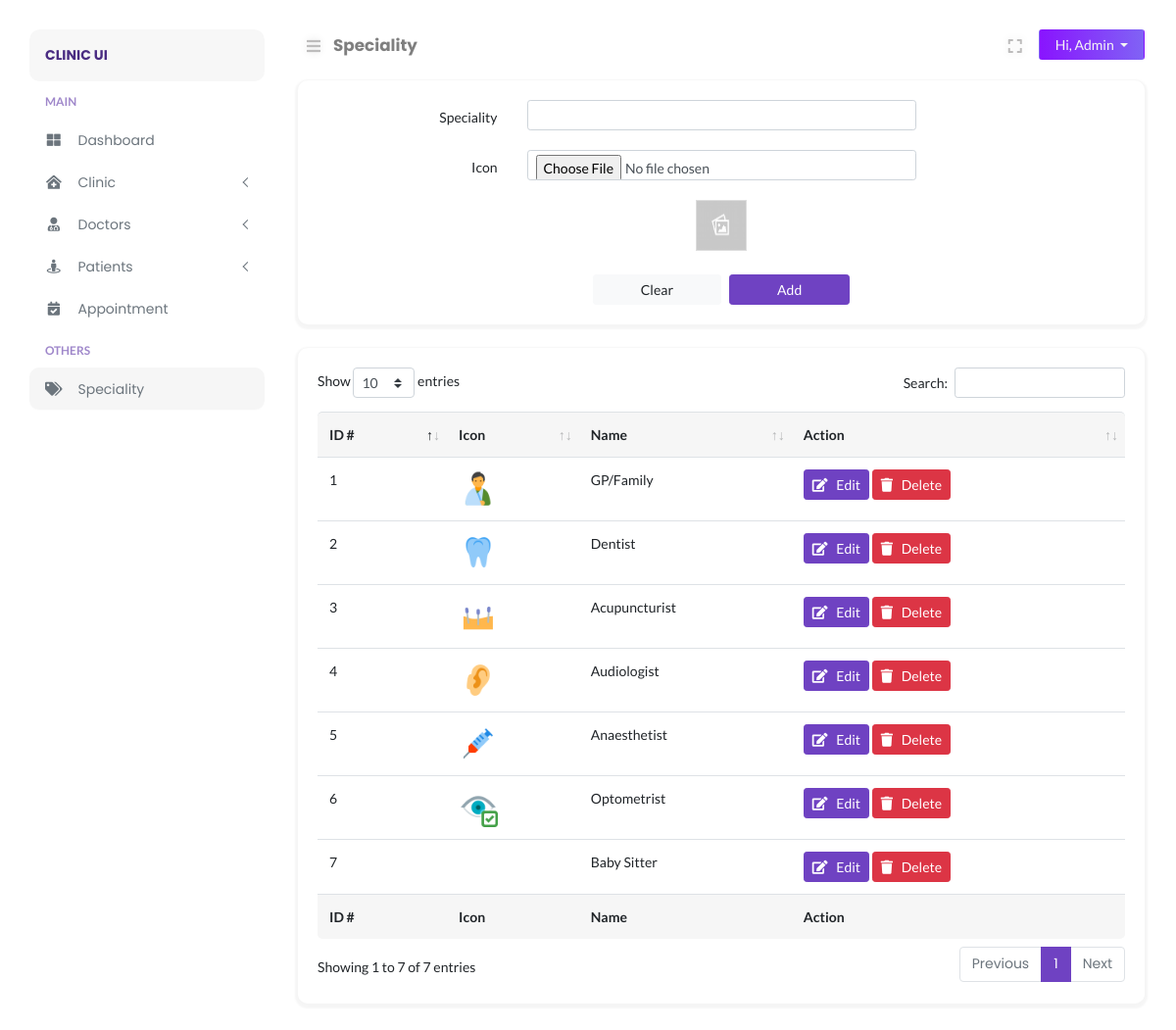
Page /admin/speciality.php (signed in) on the committed database.
### tables this page shows
CREATE TABLE `speciality` (
  `speciality_id` int(11) NOT NULL,
  `speciality_name` varchar(255) DEFAULT NULL,
  `speciality_icon` varchar(255) DEFAULT NULL
);

### admin/includes/path.inc.php (called while the page is built, shortened)
<?php
$BRAND_NAME = "Clinic UI";
$PATH = "doclab/admin";
switch ($_SERVER["SCRIPT_NAME"]) {
    case '/'.$PATH.'/speciality.php':
        $CURRENT_PAGE = "Speciality";
        break;
}

### admin/includes/session.inc.php (called while the page is built, shortened)
<?php
try {
    $sess_id = $_SESSION["sess_adminid"];
    $adminstmt = $conn->prepare("SELECT * FROM admin WHERE admin_id = ?");
    $adminstmt->bind_param("i", $sess_id);
    $adminstmt->execute();
    $admin_result = $adminstmt->get_result();
    $admin_row = $admin_result->fetch_assoc();
} catch (Exception $e) {
    error_log($e);
    exit('Error message for user to understand');
}

### admin/speciality.php (the view, shortened to what this page needs)
<?php
include("../config/autoload.php");
include("includes/session.inc.php");
include("includes/path.inc.php");
?>
<!DOCTYPE html>
<html lang="en">
<head>
    <?php include CSS_PATH; ?>
</head>
<body>
    <?php include NAVIGATION; ?>
    <div class="page-content" id="content">
        <?php include HEADER;?>
        <div class="row">
            <div class="col-12">
                <div class="card">
                    <div class="card-body">
                        <form name="add_form" class="inline-form" method="POST" action="<?= htmlspecialchars($_SERVER['PHP_SELF']); ?>" enctype="multipart/form-data">
                            <div class="form-group row">
								<label for="inputSpeciality" class="col-sm-3 col-form-label text-right">Speciality</label>
								<div class="col-sm-6">
									<input type="text" name="inputSpeciality" id="inputSpeciality" class="form-control form-control-sm">
								</div>
							</div>
                            <div class="form-group row">
								<label for="inputIcon" class="col-sm-3 col-form-label text-right">Icon</label>
								<div class="col-sm-6">
									<input type="file" name="inputIcon" id="inputIcon" accept="image/*" onchange="openFile(event)" class="form-control form-control-sm">
                                </div>
                            </div>
                            <div class="form-group row">
                            <label for="inputIcon" class="col-sm-3 col-form-label text-right"></label>
                                <div class="col-sm-6 text-center">
                                    <img src="../assets/img/empty/empty-image.png" id="output" class="img-fluid thumbnail" width="52px">
                                </div>
                            </div>
							<div class="d-flex justify-content-md-center pt-2">
								<button type="reset" class="btn btn-light btn-sm px-5 mr-2" name="clearbtn">Clear</button>
								<button type="submit" class="btn btn-primary btn-sm px-5" name="savebtn">Add</button>
							</div>
						</form>
                    </div>
                </div>
                <div class="card">
                    <div class="card-body">
                        <div class="data-tables">
                            <table id="datatable" class="table" style="width:100%">
                                <thead>
                                    <tr>
                                        <th>ID #</th>
                                        <th>Icon</th>
                                        <th>Name</th>
                                        <th>Action</th>
                                    </tr>
                                </thead>
                                <tbody>
                                    <?php
                                    $table_result = mysqli_query($conn, "SELECT * FROM speciality");
                                    while ($table_row = mysqli_fetch_assoc($table_result)) {
                                        ?>
                                        <tr>
                                            <td><?php echo $table_row["speciality_id"]; ?></td>
                                            <td><img src="../uploads/icons/<?php echo $table_row["speciality_icon"]; ?>" alt="<?php echo $table_row["speciality_icon"]; ?>" width="40px"></td>
                                            <td><?php echo $table_row["speciality_name"]; ?></td>
                                            <td>
                                                <button type="button" class="btn btn-sm btn-primary" data-toggle="modal" data-target="#edit-modal<?php echo $table_row["speciality_id"]; ?>"><i class="fa fa-edit"></i> Edit</button>
                                                <button type="button" class="btn btn-sm btn-danger" data-toggle="modal" data-target="#deletemodal<?php echo $table_row["speciality_id"]; ?>"><i class="fa fa-trash"></i> Delete</button>
                                            </td>
                                        </tr>
                                    <?php
                                    }
                                    ?>
                                </tbody>
                                <tfoot>
                                    <tr>
                                        <th>ID #</th>
                                        <th>Icon</th>
                                        <th>Name</th>
                                        <th>Action</th>
                                    </tr>
                                </tfoot>
                            </table>
                        </div>
                    </div>
                </div>
            </div>
        </div>
    </div>
</body>
</html>

### config/path_css.php (shortened to what this page needs)
<?php
$cssItem = array(
    'bootstrap.min.css',
    'bootstrap-datetimepicker.min.css',
    'dataTables.bootstrap4.min.css',
    'bootstrap-select.min.css',
    'animate.css',
    'themify-icons.css',
    'owl.carousel.min.css',
    'all.min.css',
    'metisMenu.min.css',
    'sweetalert2.min.css',
    'typography.css',
    'default.css',
    'clinic/login.css'
);
foreach ($cssItem as $cssPath) {
    echo '<link rel="stylesheet" href="' . ('../assets/css/' . $cssPath) . '">' . PHP_EOL;
}

### admin/layouts/navigate.php (shortened to what this page needs)
<div class="navbar-sidebar">
    <div class="vertical-nav bg-white sidebar-shadow" id="sidebar">
        <div class="sidebar-header">
            <a href="#" data-toggle="tooltip" data-placement="bottom" title="" class="logo-src" data-original-title="Clinic"><?php echo $BRAND_NAME?></a>
        </div>
        <div class="sidebabr-inner">
            <ul class="nav flex-column bg-white mb-0" id="metismenu">
                <p class="sidebar-heading px-3 pb-1 mb-0">Main</p>
                <li class="nav-item <?php if (stripos($_SERVER['REQUEST_URI'],'index.php') !== FALSE) {echo 'mm-active';} ?>">
                    <a href="index.php" class="nav-link"><i class="fas fa-th-large mr-3 fa-fw"></i>Dashboard</a>
                </li>
                <li class="nav-item <?php if (preg_match('/(clinic)/',$_SERVER["REQUEST_URI"]) == TRUE) {echo 'mm-active';} ?>">
                    <a href="#" class="nav-link has-arrow" aria-expanded="false"><i class="fas fa-clinic-medical mr-3 fa-fw"></i>Clinic</a>
                </li>
                <li class="nav-item <?php if (preg_match('/(doctor)/',$_SERVER["REQUEST_URI"]) == TRUE) {echo 'mm-active';} ?>">
                    <a href="#" class="nav-link has-arrow" aria-expanded="false"><i class="fas fa-user-md mr-3 fa-fw"></i>Doctors</a>
                </li>
                <li class="nav-item <?php if (preg_match('/(patient)/',$_SERVER["REQUEST_URI"]) == TRUE) {echo 'mm-active';} ?>">
                    <a href="#" class="nav-link has-arrow" aria-expanded="false"><i class="fa fa-street-view mr-3 fa-fw"></i>Patients</a>
                </li>
                <li class="nav-item <?php if (stripos($_SERVER['REQUEST_URI'],'appointment.php') !== FALSE) {echo 'mm-active';} ?>">
                    <a href="appointment.php" class="nav-link" ><i class="fas fa-calendar-check mr-3 fa-fw"></i>Appointment</a>
                </li>
                <p class="sidebar-heading px-3 pb-1 mb-0">Others</p>
                <li class="nav-item <?php if (stripos($_SERVER['REQUEST_URI'],'speciality.php') !== FALSE) {echo 'mm-active';} ?>">
                    <a href="speciality.php" class="nav-link"><i class="fas fa-tags mr-3 fa-fw"></i>Speciality</a>
                </li>
            </ul>
        </div>
    </div>
</div>

### admin/layouts/nav_header.php (shortened to what this page needs)
<nav class="navbar navbar-header mb-2">
    <ul class="nav mr-auto">
        <li class="nav-item">
            <button class="btn btn-sm btn-expand" id="sidebarCollapse"><i class="fa fa-bars"></i></button>
        </li>
        <li class="nav-item nav-title">
            <a href="<?php echo $_SERVER["REQUEST_URI"];?>"><?php echo $CURRENT_PAGE;?></a>
        </li>
    </ul>
    <ul class="nav ml-auto">
        <li class="nav-item mr-2">
            <button class="btn btn-sm btn-expand" id="full-view"><i class="fa fa-expand"></i></button>
        </li>
        <li class="nav-item">
            <div class="btn-group">
                <button type="button" class="btn btn-sm dropdown-toggle btn-profile px-3" data-toggle="dropdown" aria-haspopup="true"
                    aria-expanded="false">
                    Hi, <?php echo $admin_row["admin_name"]; ?>
                </button>
            </div>
        </li>
    </ul>
</nav>

### assets/css/typography.css (style rules this page uses)
body { font-size: 14px; font-family: 'Lato', sans-serif; }
p { font-family: 'Lato', sans-serif; font-size: 15px; line-height: 26px; color: #444; margin-bottom: 0; }
a, a:visited { text-decoration: none; transition: all 0.3s ease-in-out; -webkit-transition: all 0.3s ease-in-out; -moz-transition: all 0.3s ease-in-out; -o-transition: all 0.3s ease-in-out; outline: 0; font-family: 'Poppins', 'Helvetica', sans-serif; }
ul, ol { margin-bottom: 0px; margin-top: 0px; padding: 0; }
ul { margin: 0; list-style-type: none; }
button { cursor: pointer; outline: none!important; letter-spacing: 0; }

### assets/css/default.css (style rules this page uses)
.card-body button i , .card-body a i { margin-right: 6px; }
.navbar-sidebar { position: fixed; left: 30px; top: 30px; height: calc(100% - 60px); z-index: 14; overflow-y: auto; overflow-x: hidden; border-radius: 10px; }
.vertical-nav { width: 240px; min-width: 240px; z-index: 11; overflow-y: auto; overflow-x: hidden; position: relative; flex: 0 0 280px; transition: all .2s; background: #fff; height: 100%; }
.sidebar-header { width: 100%; min-width: 45px; display: flex; align-items: center; padding: 1rem; border-radius: 10px; background: rgba(0, 0, 0, 0.03); text-transform: uppercase; font-weight: bold; }
.sidebar-header a { color: #4A2C82; text-decoration: none; }
.sidebar-heading { text-transform: uppercase; font-size: .7438rem; font-weight: 700; margin: .5rem 0; color: #6039A8; opacity: .6; white-space: nowrap; position: relative; }
.navbar-sidebar li.nav-item a { display: block; line-height: 1.5rem; height: 2.5rem; position: relative; border-radius: .35rem; color: #6c757d; white-space: nowrap; transition: all .2s; margin: .1rem 0; }
.navbar-sidebar .nav-item { border-radius: 10px; }
li.mm-active { border-bottom: 1px solid #ffffffcc; background: #f6f6f6; }
.navbar-header { padding: 0 !important; }
.nav-title { padding-top: 4px; margin-left: 4px; }
.nav-title a { font-weight: bold; font-size: 1.05rem; color: rgba(0, 0, 0, .5); }
.btn-profile { background: linear-gradient(to right, #8914fe 0%, #8063f5 100%); color: #f5f5f5; }
button.btn-expand { font-size: 16px !important; color: #bdbcbc; vertical-align: middle; text-shadow: 0 0 8px rgba(0, 0, 0, 0.12); -webkit-transition: color 0.3s ease 0s; transition: color 0.3s ease 0s; }
button#full-view { display: inline-block; }
body { overflow-x: hidden; background: #fff; }
.page-content { width: calc(100% - 15rem); margin-left: 16rem; transition: all 0.4s; padding: 1.9rem 3rem; }
:root { --primary-color: #6F42C2; }
.btn-primary { color: #fff; background-color: #6F42C2 !important; border-color: #6F42C2 !important; }
.card { margin: 10px 0; border-radius: 10px !important; border: 0; margin-bottom: 1.5rem; box-shadow: 0 2px 2px 3px rgba(0, 0, 0, .04); transition: all .2s ease-in-out; }
.table thead tr th, tfoot tr { background: #f6f6f6 !important; border-bottom: 0 !important; }
.table thead th:first-child { border-top-left-radius: 5px; }
.table thead th:last-child { border-top-right-radius: 5px; }
.table tfoot th:first-child { border-bottom-left-radius: 5px; }
.table tfoot th:last-child { border-bottom-right-radius: 5px; }
.table tbody tr { transition: all .2s; }

### assets/css/clinic/login.css (style rules this page uses)
html { min-height:100%; position:relative; }

### admin/speciality.php (style rules this page uses)
.thumbnail { border: 1px solid #ddd; width: 52px; height: 52px; margin: auto; }

### rows in the picture
speciality: speciality_id "1", speciality_icon (picture), speciality_name "GP/Family"
speciality: speciality_id "2", speciality_icon (picture), speciality_name "Dentist"
speciality: speciality_id "3", speciality_icon (picture), speciality_name "Acupuncturist"
speciality: speciality_id "4", speciality_icon (picture), speciality_name "Audiologist"
speciality: speciality_id "5", speciality_icon (picture), speciality_name "Anaesthetist"
speciality: speciality_id "6", speciality_icon (picture), speciality_name "Optometrist"
speciality: speciality_id "7", speciality_name "Baby Sitter"

### other values in the picture
$BRAND_NAME "CLINIC UI"
$CURRENT_PAGE "Speciality"
$admin_row["admin_name"] "Admin"
